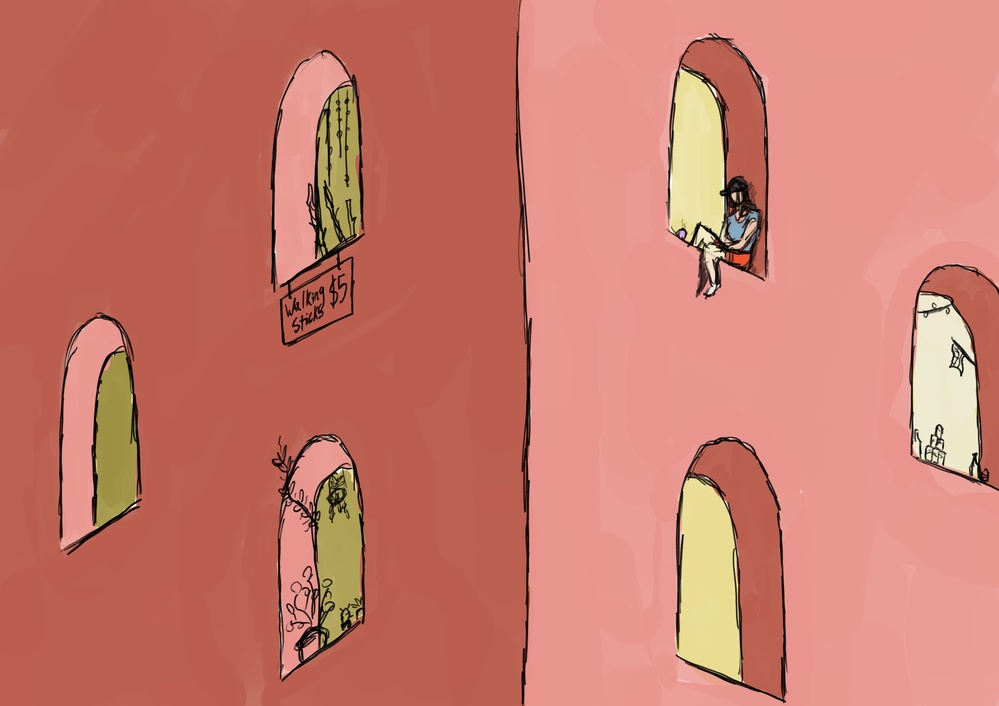
#> input picture images/windows.jpg, 999 x 706 px, shrunk from 3508 x 2480 before the run
$ python test.py
#> lines starting #> are read from the running program, lines starting #| are printed output that depends on the picture
### pimage/pimage.py
# functions for the pimage library

import cv2
import numpy as np

# loads an image using cv2 & converts the colour space. By default will read the image in grayscale
# Returns 1 on fail to read, returns 2 on invalid colour space
def load_image(filename, colour_space="gray"):

#> called with filename = 'images/windows.jpg', colour_space = 'gray'
    try:
        # read the image
        if colour_space == "rgb":
            im = cv2.imread(filename, cv2.IMREAD_COLOR)
            # convert the colour space
            im = cv2.cvtColor(im, cv2.COLOR_BGR2RGB)
        elif colour_space == "gray":
            im = cv2.imread(filename, cv2.IMREAD_GRAYSCALE)
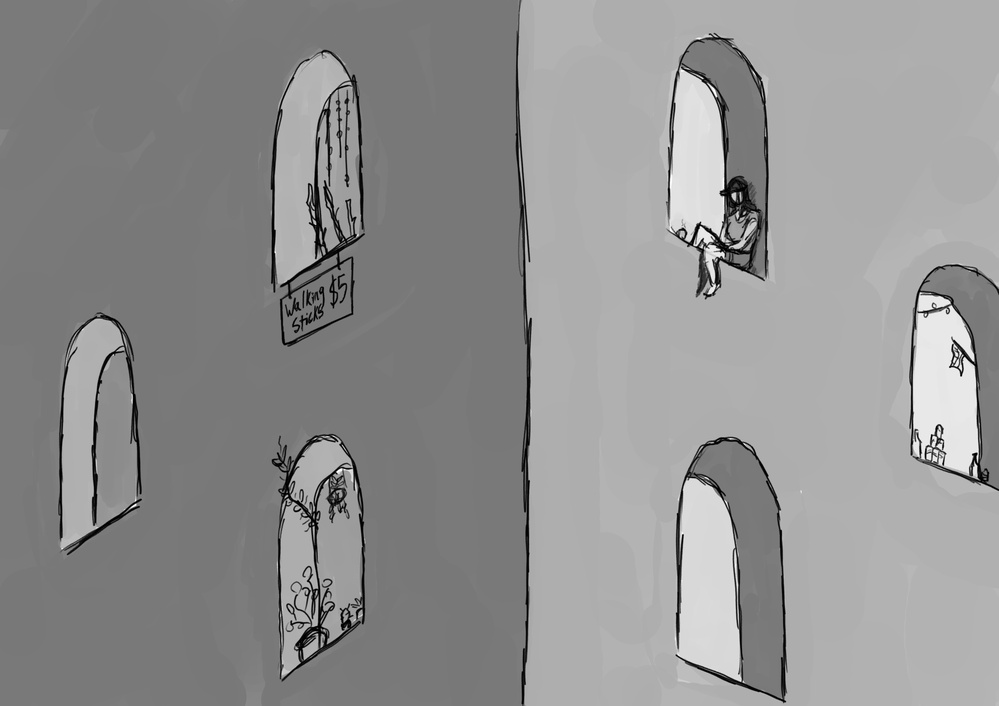
#> im: shape (706, 999); min 0, max 255, mean 144.7
        else:
            return 2

    except Exception as e:
        print(e)
        return 1

    return im


# given an image (numpy format) applies the given lambda function to each pixel in the original image & outputs a new image
def single_pixel_operation(im, function):

    g = np.zeros(im.shape)

    # use numpy nditerate function
    for i, l in np.ndenumerate(im):
        # i is a tuple containing the x & y values, l is the gray value

        # apply the function to the gray at that location
        g[i[0]][i[1]] = function(l)
#> this loop made 1 pass
#> (i, l) on pass 1: ((0, 0), 122)
#> g: shape (706, 999) float64; every value is 0

    return g

### test.py
from pimage.pimage import *

fname = "images/windows.jpg"

im = load_image(fname, "gray")

#> (the run stopped early here; a loop or call above may not have finished)
